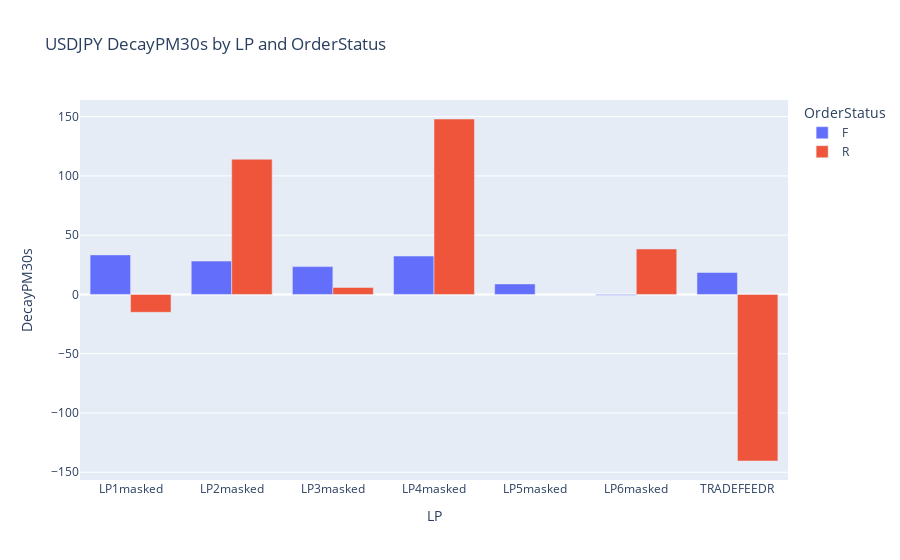

The notebook cell saved with this chart:
### Code cell
fig = px.bar(df, y= "DecayPM30s", color="OrderStatus", title = "USDJPY DecayPM30s by LP and OrderStatus", barmode="group")
fig

### Figure 1 — Plotly figure (JSON) as saved in the notebook; plotly's stock layout.template omitted (floating-point values rounded to 4 significant figures)
{"data": [{"alignmentgroup": "True", "hovertemplate": "OrderStatus=F<br>LP=%{x}<br>DecayPM30s=%{y}<extra></extra>", "legendgroup": "F", "marker": {"color": "#636efa", "pattern": {"shape": ""}}, "name": "F", "offsetgroup": "F", "orientation": "v", "showlegend": true, "textposition": "auto", "type": "bar", "x": ["LP1masked", "LP2masked", "LP3masked", "LP4masked", "LP5masked", "LP6masked", "TRADEFEEDR"], "xaxis": "x", "y": [33.38, 28.14, 23.49, 32.39, 8.864, -0.7193, 18.5], "yaxis": "y"}, {"alignmentgroup": "True", "hovertemplate": "OrderStatus=R<br>LP=%{x}<br>DecayPM30s=%{y}<extra></extra>", "legendgroup": "R", "marker": {"color": "#EF553B", "pattern": {"shape": ""}}, "name": "R", "offsetgroup": "R", "orientation": "v", "showlegend": true, "textposition": "auto", "type": "bar", "x": ["LP1masked", "LP2masked", "LP3masked", "LP4masked", "LP6masked", "TRADEFEEDR"], "xaxis": "x", "y": [-15.07, 114.1, 5.899, 148.0, 38.37, -140.5], "yaxis": "y"}], "layout": {"autosize": true, "barmode": "group", "legend": {"title": {"text": "OrderStatus"}, "tracegroupgap": 0}, "title": {"text": "USDJPY DecayPM30s by LP and OrderStatus"}, "xaxis": {"anchor": "y", "autorange": true, "domain": [0, 1], "range": [-0.5, 6.5], "title": {"text": "LP"}, "type": "category"}, "yaxis": {"anchor": "x", "autorange": true, "domain": [0, 1], "range": [-156.5, 164.0], "title": {"text": "DecayPM30s"}, "type": "linear"}}}
